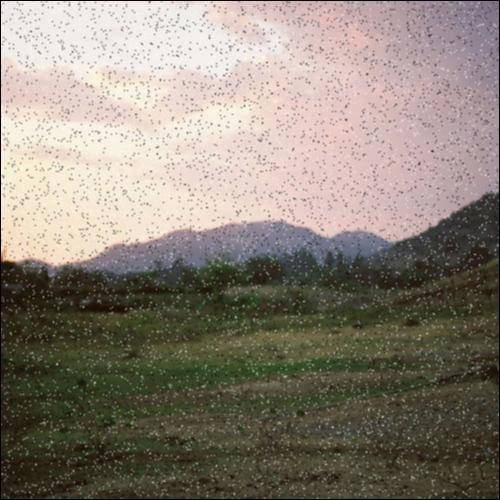
#> input picture 3_pr/denoised_images/gaussian_denoise_salt_pepper_landscape.jpg, 500 x 500 px, given as the content of the folder 3_pr/source_images, which was not available
$ python noise_simulation.py
#> lines starting #> are read from the running program, lines starting #| are printed output that depends on the picture; pictures that were not available may be replaced by others from this repository, and a replacement may not be noted
from PIL import Image
import numpy as np
import os
import random
import matplotlib.pyplot as plt

def salt_pepper_noise(filepath, noise_level):
#> called with noise_level = 0.05
    image = Image.open(filepath)
#> image is the input picture: PIL image 500x500 RGB; mean R, G, B 139.1, 130.4, 118.9
    pixels = np.array(image)
    result_pixels = np.zeros_like(image)

    height, width, channels = pixels.shape
#> height = 500; width = 500; channels = 3

    for y in range(height):
        for x in range(width):
            random_number = random.random()
            if random_number > 1-(noise_level/2):
                r = 0
                g = 0
                b = 0
                result_pixels[y, x] = r, g, b
            elif random_number < (noise_level/2):
                r = 255
                g = 255
                b = 255
                result_pixels[y, x] = r, g, b
            else:
                result_pixels[y, x] = pixels[y, x]
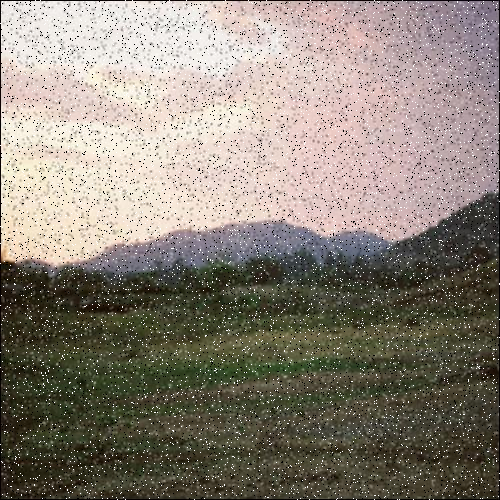
#> result_pixels: shape (500, 500, 3); mean R, G, B 138.6, 130.3, 119.3

    # [4 lines of commented-out code are left out]

    image = Image.fromarray(result_pixels)
    image.show()
    image.save(os.path.join("3_pr/result_images", f"salt_pepper_{os.path.basename(filepath)}"))


def uniform_noise(filepath, noise_level):
#> called with noise_level = 40
    image = Image.open(filepath)
    pixels = np.array(image)
    result_pixels = np.zeros_like(image)

    noise = np.random.randint(-noise_level, noise_level, size = pixels.shape, dtype = np.int16)
    result_pixels = pixels.astype(np.int16) + noise
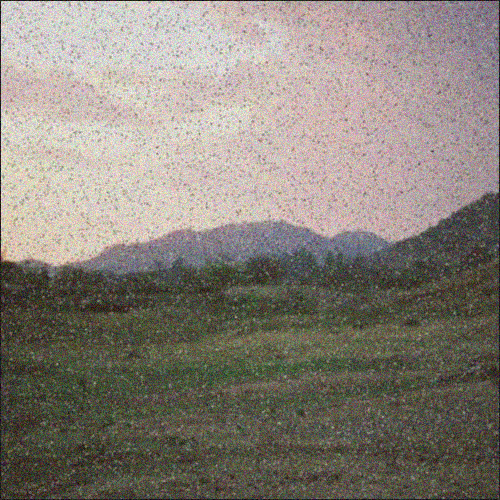
#> result_pixels: shape (500, 500, 3) int16; mean R, G, B 138.6, 129.9, 118.3; drawn with min black and max white

    result_pixels = np.clip(result_pixels, 0, 255).astype(np.uint8)
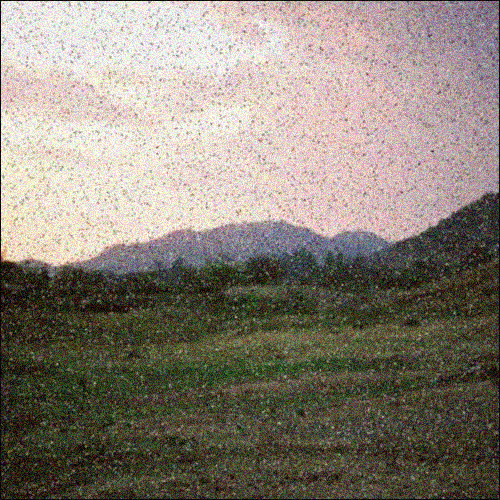
#> result_pixels: shape (500, 500, 3); mean R, G, B 137.6, 129.6, 118.5

    # [4 lines of commented-out code are left out]

    image = Image.fromarray(result_pixels)
    image.show()
    image.save(os.path.join("3_pr/result_images", f"uniform_{os.path.basename(filepath)}"))


# [51 lines left out: functions mean_filter_denoise, median_filter_denoise, not called in this run]

KERNEL = [
    [1,  2,  1],
    [2,  4,  2],
    [1,  2,  1]
]
KERNEL_SUM = 16  # sum of all kernel values

# [22 lines left out: function gaussian_filter_denoise, not called in this run]


folder = "3_pr/source_images"
for filename in os.listdir(folder):
    filepath = os.path.join(folder, filename)

    salt_pepper_noise(filepath, 0.05)
    uniform_noise(filepath, 40)

folder = "3_pr/result_images"
#> (the run stopped early here; a loop or call above may not have finished)

$ run again, on 3_pr/denoised_images/mean_denoise_salt_pepper_nightshot.jpg
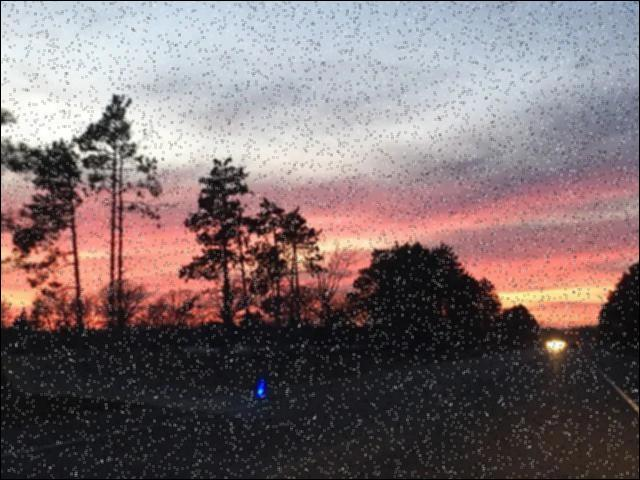
#> input picture 3_pr/denoised_images/mean_denoise_salt_pepper_nightshot.jpg, 640 x 480 px, given as the content of the folder 3_pr/source_images, which was not available
#> in salt_pepper_noise, image is the input picture: PIL image 640x480 RGB; mean R, G, B 124.7, 109.9, 111.6
#> in uniform_noise, `result_pixels = pixels.astype(np.int16) + noise`:
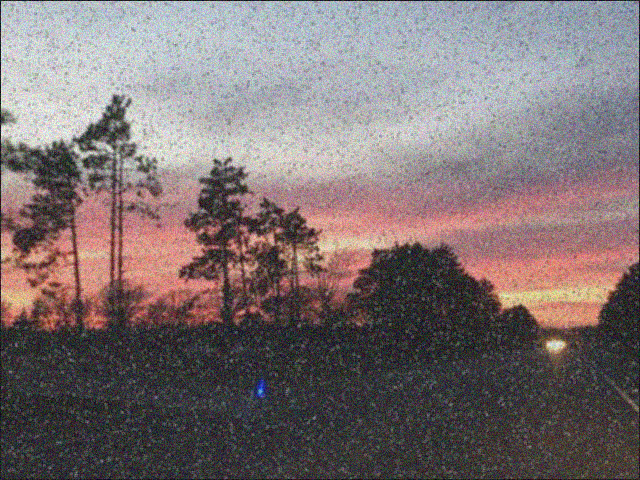
#> result_pixels: shape (480, 640, 3) int16; mean R, G, B 124.2, 109.4, 111; drawn with min black and max white
#> in uniform_noise, `result_pixels = np.clip(result_pixels, 0, 255).astype(np.uint8)`:
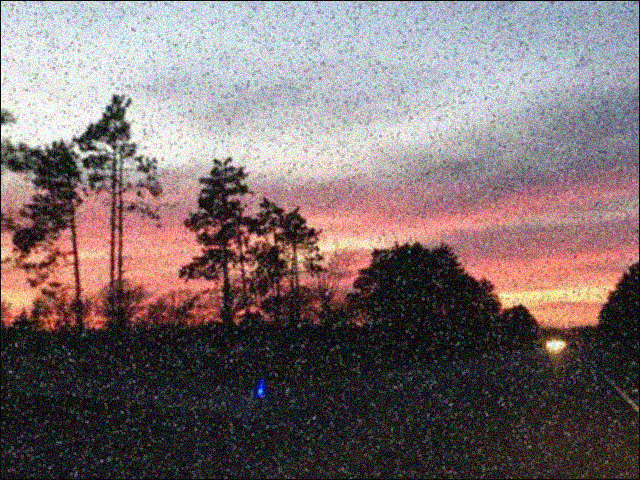
#> result_pixels: shape (480, 640, 3); mean R, G, B 124.3, 110, 111.4
